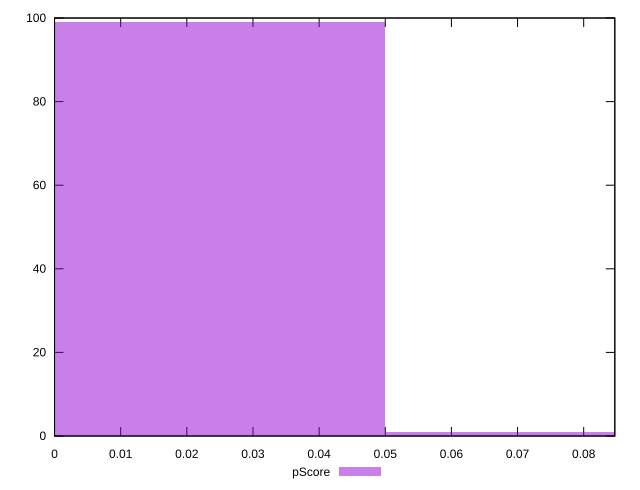

Reproduce this figure in gnuplot.
reset

$pScore <<EOF
0 99
0.1 1
EOF

set key outside below
set boxwidth 0.1
set xrange [0:0.08470588235294119]
set yrange [0:100]
set trange [0:100]
set style fill transparent solid 0.5 noborder
set terminal svg size 640, 490 enhanced background rgb 'white'
set output "reprap/uses-http2/samples/pages+cached+noexternal+nomedia/pScore/histogram.svg"

plot $pScore title "pScore" with boxes

reset
